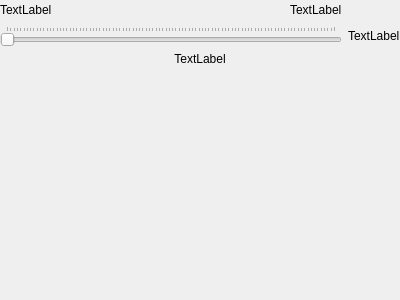
<?xml version="1.0" encoding="UTF-8"?>
<ui version="4.0">
 <class>Form</class>
 <widget class="QWidget" name="Form">
  <property name="geometry">
   <rect>
    <x>0</x>
    <y>0</y>
    <width>400</width>
    <height>300</height>
   </rect>
  </property>
  <property name="sizePolicy">
   <sizepolicy hsizetype="Preferred" vsizetype="Fixed">
    <horstretch>0</horstretch>
    <verstretch>0</verstretch>
   </sizepolicy>
  </property>
  <property name="windowTitle">
   <string>Form</string>
  </property>
  <layout class="QVBoxLayout" name="verticalLayout">
   <property name="leftMargin">
    <number>0</number>
   </property>
   <property name="topMargin">
    <number>0</number>
   </property>
   <property name="rightMargin">
    <number>0</number>
   </property>
   <property name="bottomMargin">
    <number>0</number>
   </property>
   <item>
    <layout class="QGridLayout" name="gridLayout">
     <property name="leftMargin">
      <number>0</number>
     </property>
     <property name="topMargin">
      <number>0</number>
     </property>
     <property name="rightMargin">
      <number>0</number>
     </property>
     <property name="bottomMargin">
      <number>0</number>
     </property>
     <item row="1" column="0">
      <widget class="QSlider" name="value">
       <property name="orientation">
        <enum>Qt::Horizontal</enum>
       </property>
       <property name="tickPosition">
        <enum>QSlider::TicksAbove</enum>
       </property>
      </widget>
     </item>
     <item row="0" column="0">
      <layout class="QHBoxLayout" name="horizontalLayout">
       <property name="leftMargin">
        <number>0</number>
       </property>
       <property name="topMargin">
        <number>0</number>
       </property>
       <property name="rightMargin">
        <number>0</number>
       </property>
       <property name="bottomMargin">
        <number>0</number>
       </property>
       <item>
        <widget class="QLabel" name="min">
         <property name="text">
          <string>TextLabel</string>
         </property>
        </widget>
       </item>
       <item>
        <spacer name="horizontalSpacer">
         <property name="orientation">
          <enum>Qt::Horizontal</enum>
         </property>
         <property name="sizeHint" stdset="0">
          <size>
           <width>40</width>
           <height>20</height>
          </size>
         </property>
        </spacer>
       </item>
       <item>
        <widget class="QLabel" name="max">
         <property name="text">
          <string>TextLabel</string>
         </property>
        </widget>
       </item>
      </layout>
     </item>
     <item row="1" column="1">
      <widget class="QLabel" name="units">
       <property name="text">
        <string>TextLabel</string>
       </property>
      </widget>
     </item>
    </layout>
   </item>
   <item>
    <widget class="QLabel" name="label">
     <property name="sizePolicy">
      <sizepolicy hsizetype="Preferred" vsizetype="Fixed">
       <horstretch>0</horstretch>
       <verstretch>0</verstretch>
      </sizepolicy>
     </property>
     <property name="text">
      <string>TextLabel</string>
     </property>
     <property name="alignment">
      <set>Qt::AlignHCenter|Qt::AlignTop</set>
     </property>
    </widget>
   </item>
   <item>
    <spacer name="verticalSpacer">
     <property name="orientation">
      <enum>Qt::Vertical</enum>
     </property>
     <property name="sizeHint" stdset="0">
      <size>
       <width>0</width>
       <height>0</height>
      </size>
     </property>
    </spacer>
   </item>
  </layout>
 </widget>
 <resources/>
 <connections/>
</ui>
